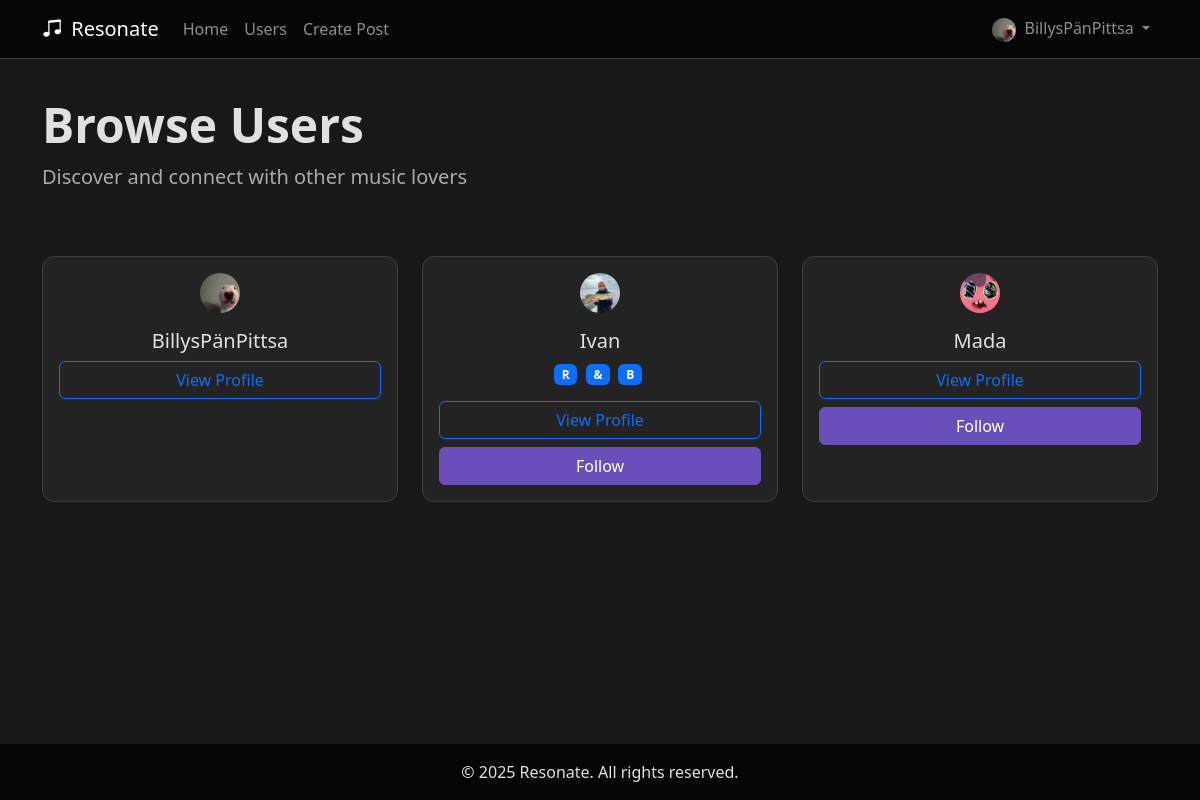
Screenshot of /users (signed in) with the database file from the repository.
### app.py (models this page shows, shortened)
class User(UserMixin, db.Model):
    __tablename__ = 'users'
    userId = db.Column(db.String(36), primary_key=True, default=lambda: str(uuid.uuid4()))
    username = db.Column(db.String(80), nullable=False)
    email = db.Column(db.String(120), unique=True, nullable=False)
    password = db.Column(db.String(128))
    profilePicture = db.Column(db.String, nullable=True, default='default.jpg')
    favoriteGenres = db.Column(db.String, nullable=True)
    createdAt = db.Column(db.DateTime, default=datetime.utcnow)
    spotify_access_token = db.Column(db.String(255), nullable=True)
    spotify_refresh_token = db.Column(db.String(255), nullable=True)
    spotify_user_id = db.Column(db.String(255), nullable=True)
    spotify_token_expiry = db.Column(db.DateTime, nullable=True)
    bio = db.Column(db.Text, nullable=True)
    sotd_title = db.Column(db.String(200), nullable=True)
    sotd_artist = db.Column(db.String(200), nullable=True)
    song_picture = db.Column(db.String(200), nullable=True)
    favorite_songs = db.Column(db.String, nullable=True)
    followed = db.relationship(
        'User',
        secondary=followers,
        primaryjoin=(followers.c.follower_id == userId),
        secondaryjoin=(followers.c.followed_id == userId),
        backref=db.backref('followers', lazy='dynamic'),
        lazy='dynamic'
    )

### app.py (the view)
@app.route('/users')
def users():
    users = User.query.all()
    return render_template('users.html', users=users)

### app.py (called while the page is built)
@login_manager.user_loader
def load_user(user_id):
    return db.session.get(User, user_id)

### templates/users.html (shortened to what this page needs)
{% extends "base.html" %}
{% block content %}
<div class="container mt-5">
    <div class="row">
        <div class="col-md-12 mb-5">
            <h1 class="display-5 fw-bold">Browse Users</h1>
            <p class="lead text-muted">Discover and connect with other music lovers</p>
        </div>
    </div>
    <div class="row">
        {% for user in users %}
        <div class="col-md-4 mb-4">
            <div class="card h-100">
                <div class="card-body text-center">
                    <div class="mb-3" style="display: flex; justify-content: center;">
                        <img src="{{ url_for('static', filename='profile_pics/' + user.profilePicture) }}"
                            class="profile-pic-small"
                            alt="{{ user.username }}'s profile picture">
                    </div>
                    <h5 class="card-title">{{ user.username }}</h5>
                    {% if user.favoriteGenres %}
                    <div class="mb-3">
                        {% for genre in user.favoriteGenres %}
                        <span class="badge bg-primary me-1">{{ genre }}</span>
                        {% endfor %}
                    </div>
                    {% endif %}
                    <div class="d-grid gap-2">
                        <a href="{{ url_for('profile', username=user.username) }}" class="btn btn-outline-primary">View Profile</a>
                        {% if current_user.is_authenticated and user.userId != current_user.userId %}
                            {% if user.isFollowing %}
                            <a href="{{ url_for('unfollow', username=user.username) }}" class="btn btn-outline-secondary">Unfollow</a>
                            {% else %}
                            <a href="{{ url_for('follow', username=user.username) }}" class="btn btn-primary">Follow</a>
                            {% endif %}
                        {% endif %}
                    </div>
                </div>
            </div>
        </div>
        {% endfor %}
    </div>
</div>
{% endblock %}

### templates/base.html (shortened to what this page needs)
<!DOCTYPE html>
<html lang="en">
<head>
    <link href="https://cdn.jsdelivr.net/npm/bootstrap@5.2.3/dist/css/bootstrap.min.css" rel="stylesheet">
    <link rel="stylesheet" href="https://cdn.jsdelivr.net/npm/bootstrap-icons@1.10.3/font/bootstrap-icons.css">
</head>
<body>
    <nav class="navbar navbar-expand-lg navbar-dark bg-primary fixed-top">
        <div class="container">
            <a class="navbar-brand" href="{{ url_for('index') }}">
                <i class="bi bi-music-note-beamed me-1"></i> Resonate
            </a>
            <div class="collapse navbar-collapse" id="navbarNav">
                <ul class="navbar-nav me-auto">
                    <li class="nav-item">
                        <a class="nav-link" href="{{ url_for('index') }}">Home</a>
                    </li>
                    <li class="nav-item">
                        <a class="nav-link" href="{{ url_for('users') }}">Users</a>
                    </li>
                    {% if current_user.is_authenticated %}
                    <li class="nav-item">
                        <a class="nav-link" href="{{ url_for('create_post') }}">Create Post</a>
                    </li>
                    {% endif %}
                </ul>
                <ul class="navbar-nav ms-auto">
                    {% if current_user.is_authenticated %}
                    <li class="nav-item dropdown">
                        <a class="nav-link dropdown-toggle" href="#" role="button" data-bs-toggle="dropdown">
                            <img src="{{ url_for('static', filename='profile_pics/' + current_user.profilePicture) }}"
                                 class="rounded-circle me-1" style="width: 24px; height: 24px; object-fit: cover;">
                            {{ current_user.username }}
                        </a>
                    </li>
                    {% endif %}
                </ul>
            </div>
        </div>
    </nav>
    <main class="py-5">
        {% block content %}{% endblock %}
    </main>
    <footer class="footer text-center">
        <div class="container">
            <p class="mb-0">&copy; 2025 Resonate. All rights reserved.</p>
        </div>
    </footer>
</body>
</html>

### templates/base.html (style rules this page uses)
:root { --bg-primary: #181818; --bg-secondary: #232323; --bg-tertiary: #333333; --accent-primary: #6a4fbb; --accent-secondary: #a45dff; --accent-tertiary: #c4a8d6; --text-primary: #e0e0e0; --text-secondary: #aaaaaa; --text-muted: #888888; --border-color: #3f3f3f; --glow-effect: 0 0 8px rgba(164, 93, 255, 0.7), 0 0 16px rgba(164, 93, 255, 0.4); }
html, body { height: 100%; margin: 0; background-color: var(--bg-primary); color: var(--text-primary); }
body { display: flex; flex-direction: column; }
.profile-pic-small { width: 40px; height: 40px; object-fit: cover; border-radius: 50%; }
main { flex: 1 0 auto; padding-top: 80px; }
.navbar { background-color: #050505 !important; border-bottom: 1px solid var(--border-color); }
.card { background-color: var(--bg-secondary); border: 1px solid var(--border-color); border-radius: 12px; }
.btn-primary { background-color: var(--accent-primary); border-color: var(--accent-primary); }
h1, h2, h3, h4, h5, h6, p { color: var(--text-primary); }
a { color: var(--accent-primary); }
.text-muted { color: var(--text-secondary) !important; }
.footer { flex-shrink: 0; background-color: #050505 !important; color: var(--text-secondary); width: 100%; padding: 1rem 0; }

### rows the page displays
User: profilePicture (picture), username "BillysPänPittsa"
User: profilePicture (picture), username "Ivan", favoriteGenres "R" "&" "B"
User: profilePicture (picture), username "Mada"
